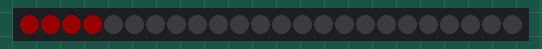
Bench run of a program on a simulated Raspberry Pi (BCM pin numbers). On the bench: 24 RGB LEDs in strip order, left to right. Dim RGB values are drawn brighter than linear; the clock reads 2024-03-15 10:24:30 at power-on unless the program sets it.

Above: at 0.1 s.
At 1.6 s:
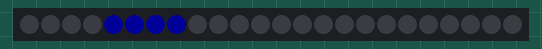
At 3.1 s:
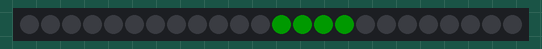
At 4.6 s:
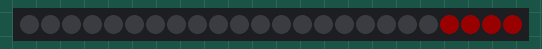
At 6.0 s:
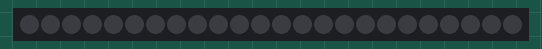
At 10.79 s:
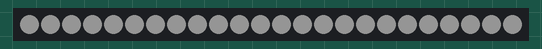

Measured:
- by itself, everything shown: repeats every 5.0 s, in 3 steps
- what the display in image 4 shows lasts 4.6 s, from 5.9 s to 10.5 s

The program:

led_sections.py
```python
# Simple test for NeoPixels on Raspberry Pi
import time
import socket
from struct import pack, unpack
import struct


def clamp(val, min_val, max_val):
    return max(min(val, max_val), min_val)

class LedSection:
    LEDS_PER_SECTION = int(4)
    DT = 0.01

    def __init__(self, s_id, strip):

        self.led_strip = strip
        self.section_id = s_id  # 'id' is a built-in fucntion
        self.execution = 0

        self.set_mode('wizzy_clear')
        self.set_state_params('idle')

        self.is_active = False
        self.heartbeat()

    def heartbeat(self):
        for current_color in range(3):
            strip_color = [0,0,0]
            strip_color[current_color] = 50
            self.set_section_color(strip_color[0],strip_color[1],strip_color[2])

            self.led_strip.show()

            #print('now testing led section {} with color {}'.format(self.section_id, strip_color))

            time.sleep(0.2)
            self.set_section_color(0,0,0)
            self.led_strip.show()
            time.sleep(0.1)


    def set_section_color(self, red, green, blue):
        for i in range(LedSection.LEDS_PER_SECTION):
            self.led_strip[self.section_id * LedSection.LEDS_PER_SECTION + i] = (red, green, blue)

    def set_section_brightness(self, brightness):
        if brightness < 20:
            brightness = 0  # added deadzone
        normalize_factor = brightness / 255.0
        adjusted_r = int(self.r * normalize_factor)
        adjusted_g = int(self.g * normalize_factor)
        adjusted_b = int(self.b * normalize_factor)
        self.set_section_color(adjusted_r, adjusted_g, adjusted_b)

    def normalize_colors(self):
        # Makes sure highest color is always 254, keeps original r-g-b ratio
        normalize_factor = 254.0 / max(max(max(self.r, self.g), self.b), 1)
        self.r *= normalize_factor
        self.g *= normalize_factor
        self.b *= normalize_factor

    def turn_off(self):
        self.is_active = False
        self.set_section_brightness(0)
        self.set_mode('wizzy_clear')
        #print('##################### turned off ################')

    def reset_sequence(self):
        self.set_state_params('attack')
        self.execution = 0

        self.current_brightness = 0
        self.last_state_change = time.time()
        self.last_iteration = time.time()
        self.is_active = True

    def iterate_sequence(self):
        #while True:
        if self.is_active:
            now = time.time()
            state_diff = now-self.last_state_change
            iteration_diff = now-self.last_iteration

            if state_diff > self.ramp_time:  # change to next state
                self.set_state_params(self.next_state)
                self.last_state_change = now

            else:   # Iterate next step
                self.current_brightness += self.jump_value * iteration_diff
                self.current_brightness = clamp(self.current_brightness, 0, 255)
                self.set_section_brightness(self.current_brightness)
                self.last_iteration = now

            #print(state_diff, iteration_diff, self.ramp_time, self.next_state)
            # Stop after some (2) iterations:
            if self.execution >= self.max_executions:
                self.turn_off()

    def set_state_params(self, state):
        if state == 'attack':
            self.calc_state_params(self.attack, 0, self.attack_level, 'decay')
            self.execution += 1

        elif state == 'decay':
            self.calc_state_params(self.decay, self.attack_level, self.sustain_level, 'sustain')

        elif state == 'sustain':
            self.calc_state_params(self.sustain, self.sustain_level, self.sustain_level, 'release')

        elif state == 'release':
            self.calc_state_params(self.release, self.sustain_level, -1, 'idle')  #-1 to make sure its 0

        elif state == 'idle':
            self.calc_state_params(self.delay, 0, 0, 'attack')

    def calc_state_params(self, state_time, start_value, end_value, next_state):
        self.ramp_time = state_time
        if self.ramp_time == 0:
            self.ramp_time = 0.01
        self.jump_value = (end_value - start_value) / self.ramp_time
        self.next_state = next_state


    def set_mode(self, mode):
        # All states are in capital letters!
        # Can be shortened after values are found.
########################################################################################
        if mode == 'wizzy_clear':
            self.current_mode = 'wizzy_clear'
            self.attack = 0.1
            self.decay = 0.1
            self.sustain = 0.2
            self.release = 0.1
            self.attack_level = 100
            self.sustain_level = 50
            self.r = int(100)
            self.g = int(100)
            self.b = int(100)
            self.delay = 0.001
            self.max_executions = 1

########################################################################################

        elif mode == 'wizzy_A':
            self.current_mode = 'wizzy_A'
            self.attack = 0.050
            self.decay = 0.020
            self.sustain = 0.100
            self.release = 0.330
            self.attack_level = 100
            self.sustain_level = 50
            self.r = int(50)
            self.g = int(250)
            self.b = int(0)
            self.delay = 0.01
            self.max_executions = 1

        elif mode == 'wizzy_B':
            self.current_mode = 'wizzy_B'
            self.attack = 0.030
            self.decay = 0.020
            self.sustain = 0.200
            self.release = 0.100
            self.attack_level = 150
            self.sustain_level = 50
            self.r = int(255)
            self.g = int(100)
            self.b = int(0)
            self.delay = 0.150
            self.max_executions = 2

        elif mode == 'wizzy_C':
            self.current_mode = 'wizzy_C'
            self.attack = 0.030
            self.decay = 0.020
            self.sustain = 0.150
            self.release = 0.033
            self.attack_level = 200
            self.sustain_level = 50
            self.r = int(100)
            self.g = int(0)
            self.b = int(0)
            self.delay = 0.01
            self.max_executions = 5

        else:
            pass  # Non - existent mode!

        self.normalize_colors()


class CommHandler:

    def __init__(self, purpose='OUTGOING'):
        # Format will be:
        # (int num_elements, int[num_elements] indices, char[num_elements] modes)
        self.format = '2B'
        self.ip = '127.0.0.1'
        self.port = 22922
        self.open_socket(purpose)
        print('udp passed')

    def open_socket(self, purpose='OUTGOING'):
        self.sock = socket.socket(socket.AF_INET, socket.SOCK_DGRAM)
        self.sock.setsockopt(socket.SOL_SOCKET, socket.SO_REUSEADDR, 1)
        if purpose == 'INCOMING':
            self.sock.bind((self.ip, self.port))
            self.sock.settimeout(0.01)
            self.sock.setblocking(False)

    def receive_data(self):
        try:
            input_data, address = self.sock.recvfrom(1024)
            parsed_data = struct.unpack(self.format, input_data)
        except:
            parsed_data = None

        return parsed_data

    def send_data(self, mode, idx):
        output_data = struct.pack(self.format, int(ord(mode)), int(idx))
        self.sock.sendto(output_data, (self.ip, self.port))


if __name__ == "__main__":
    import board
    import neopixel

    # Choose an open pin connected to the Data In of the NeoPixel strip, i.e. board.D18
    # NeoPixels must be connected to D10, D12, D18 or D21 to work.
    pixel_pin = board.D21

    # The number of NeoPixels
    num_pixels = 24

    # The order of the pixel colors - RGB or GRB. Some NeoPixels have red and green reversed!
    # For RGBW NeoPixels, simply change the ORDER to RGBW or GRBW.
    ORDER = neopixel.GRB

    pixels = neopixel.NeoPixel(pixel_pin, num_pixels, brightness=0.5, auto_write=False, pixel_order=ORDER)

    desired_section = 0  # [0-5]

    section_list = [LedSection(0, pixels),
                    LedSection(1, pixels),
                    LedSection(2, pixels),
                    LedSection(3, pixels),
                    LedSection(4, pixels),
                    LedSection(5, pixels)]

    repeating_interval = 5  # Seconds

    now = time.time() - repeating_interval
    counter = 0
    try:
        for section in section_list:
            section.reset_sequence()

        while True:
            any_active = False
            for section in section_list:
                section.iterate_sequence()
                if section.is_active:
                    any_active = True

            if any_active:
                #print(counter)
                counter+=1
                pixels.show()

            time.sleep(LedSection.DT)

            if time.time() - now > repeating_interval:
                now = time.time()
                for section in section_list:
                    section.reset_sequence()

    finally: # Quit program cleanly
        time.sleep(0.1)
        for section in section_list:
            section.turn_off()
        pixels.show()
```
